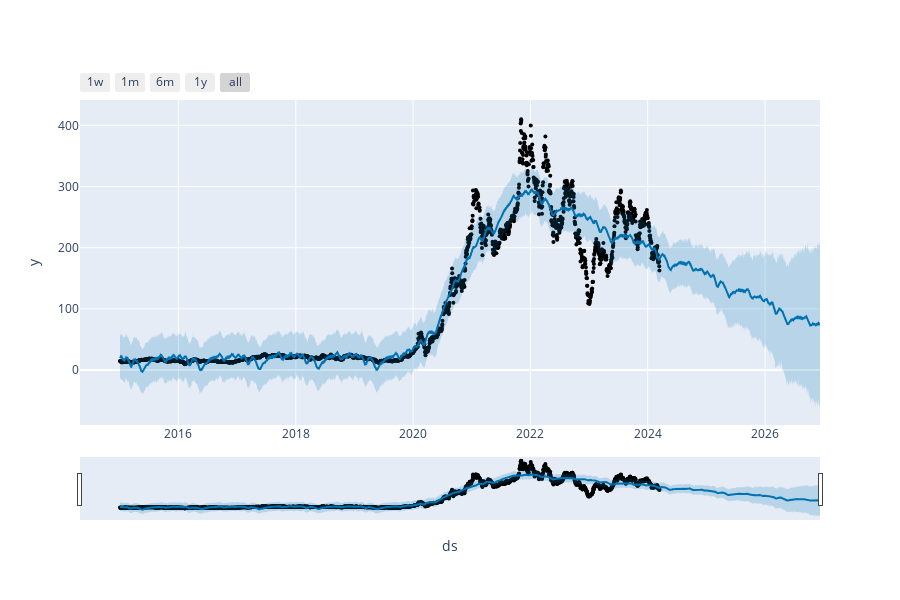

Notebook cell for this chart:
### Code cell
from prophet.plot import plot_plotly, plot_components_plotly

plot_plotly(m, forecast)

### Figure 1 — Plotly figure (JSON) as saved in the notebook; plotly's stock layout.template omitted (floating-point values rounded to 4 significant figures; data arrays with more than 128 entries replaced by an {"elided": "..."} marker saying what was removed)
{"data": [{"marker": {"color": "black", "size": 4}, "mode": "markers", "name": "Actual", "type": "scatter", "x": {"elided": "2315 str values"}, "y": {"elided": "2315 float values"}}, {"hoverinfo": "skip", "line": {"width": 0}, "mode": "lines", "type": "scatter", "x": {"elided": "3315 str values"}, "y": {"elided": "3315 float values"}}, {"fill": "tonexty", "fillcolor": "rgba(0, 114, 178, 0.2)", "line": {"color": "#0072B2", "width": 2}, "mode": "lines", "name": "Predicted", "type": "scatter", "x": {"elided": "3315 str values"}, "y": {"elided": "3315 float values"}}, {"fill": "tonexty", "fillcolor": "rgba(0, 114, 178, 0.2)", "hoverinfo": "skip", "line": {"width": 0}, "mode": "lines", "type": "scatter", "x": {"elided": "3315 str values"}, "y": {"elided": "3315 float values"}}], "layout": {"height": 600, "showlegend": false, "width": 900, "xaxis": {"rangeselector": {"buttons": [{"count": 7, "label": "1w", "step": "day", "stepmode": "backward"}, {"count": 1, "label": "1m", "step": "month", "stepmode": "backward"}, {"count": 6, "label": "6m", "step": "month", "stepmode": "backward"}, {"count": 1, "label": "1y", "step": "year", "stepmode": "backward"}, {"step": "all"}]}, "rangeslider": {"visible": true}, "title": {"text": "ds"}, "type": "date"}, "yaxis": {"title": {"text": "y"}}}}
